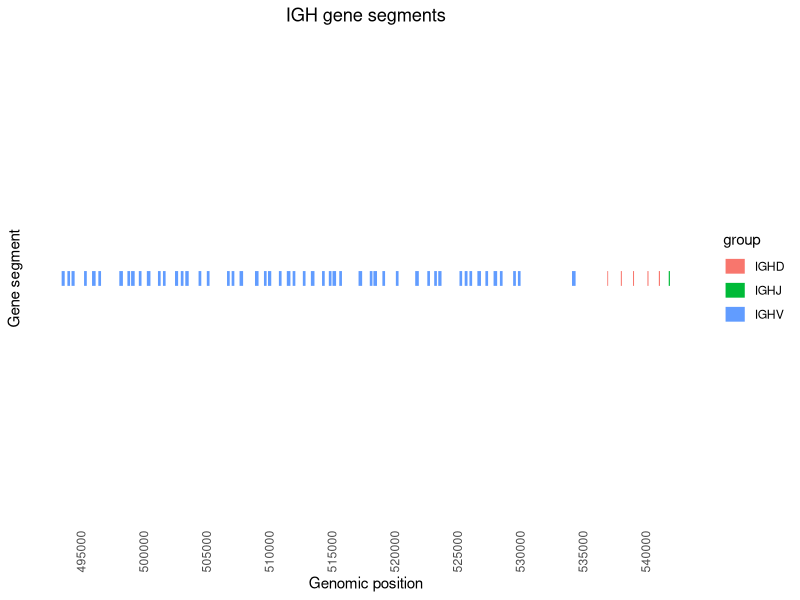

Write R code to recreate this figure.
library(ggplot2)
library(reshape2)

IGHV <- read.table("result/PotentialHV.tsv")
IGHV <- data.frame(start = IGHV$sstart, end = IGHV$send, group = "IGHV")

IGHD <- data.frame(t(data.frame(list(c(2083,2151),
          c( 3162,3245),
          c( 4132,4214),
          c( 5282,5367),
          c( 6190,6282)))))
colnames(IGHD) <- c("start", "end")
IGHD <- IGHD + 534854
IGHD$group = "IGHD"
IGHJ <- data.frame(start = c(541833), end = c(541928), group = "IGHJ")

IGH <- rbind(IGHV, IGHD, IGHJ)
IGH[c('start', 'end')] <- lapply(IGH[c('start', 'end')], as.numeric)

class(IGH$start)

ggplot(IGH, aes(x = start, xend = end, y = 1, yend = 1, color = group)) +
  geom_segment(size = 5) +
  theme_minimal() +
  theme(axis.text.x = element_text(angle = 90, vjust = 0.5, hjust=1),
        axis.text.y = element_blank(),
        panel.grid.major = element_blank(),
        panel.grid.minor = element_blank()) +
  scale_x_continuous(breaks = seq(0, 541928, by = 5000)) +
  labs(title = "IGH gene segments",
       x = "Genomic position",
       y = "Gene segment") +
  theme(plot.title = element_text(hjust = 0.5))
